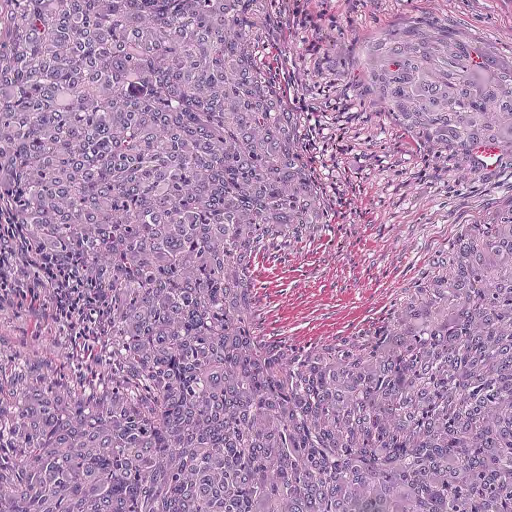
#> input picture yottixel/FEATURES/TEST_DATA/ABLATION_UCLA/QUERY_PATCHES/slide1/patch_26848_5184.png, 1024 x 1024 px (shown at 1/2 size); its folder holds only this picture in this run
$ python -i sample_patches.py   (imports and definitions only)
#> lines starting #> are read from the running program, lines starting #| are printed output that depends on the picture
import os.path as osp
from itertools import product
from random import shuffle

import numpy as np
import openslide
from scipy import ndimage
from skimage.filters import threshold_otsu
from skimage.morphology import dilation, star

BACKGROUND = 0
FOREGROUND = 1


# [70 lines left out: functions sample_patch_coors, get_just_gt_level, generate_background_mask, not called in this run]


# background segmentation algorithm
def threshold_segmentation(img):
    # calculate the overview level size and retrieve the image
    img_hsv = img.convert('HSV')
    img_hsv_np = np.array(img_hsv)

    # dilate image and then threshold the image
    schannel = img_hsv_np[:, :, 1]
    mask = np.zeros(schannel.shape)

    schannel = dilation(schannel, star(3))
    schannel = ndimage.gaussian_filter(schannel, sigma=(1, 1), order=0)
    threshold_global = threshold_otsu(schannel)

    mask[schannel > threshold_global] = FOREGROUND
    mask[schannel <= threshold_global] = BACKGROUND

    return mask


# [50 lines left out: functions is_bg, dense_patch_coors, not called in this run]

>>> import cv2
>>> picture = cv2.imread('../../../yottixel/FEATURES/TEST_DATA/ABLATION_UCLA/QUERY_PATCHES/slide1/patch_26848_5184.png', cv2.IMREAD_GRAYSCALE)
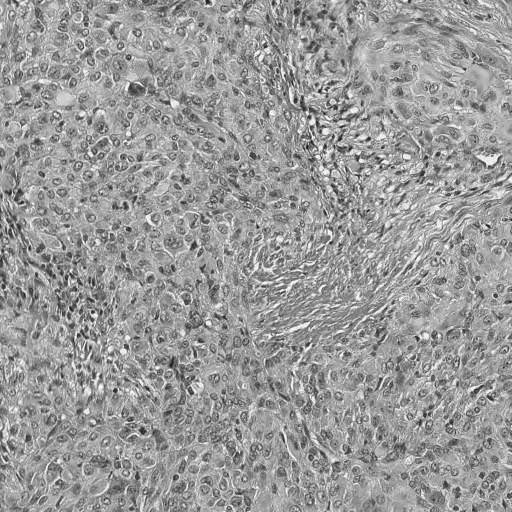
#> picture: shape (1024, 1024) (shown at 1/2 size); min 13, max 255, mean 154.1
#> (the run stopped early here; a loop or call above may not have finished)

$ run again, on yottixel/FEATURES/TEST_DATA/ABLATION_UCLA/QUERY_PATCHES/slide1/patch_46304_22592.png
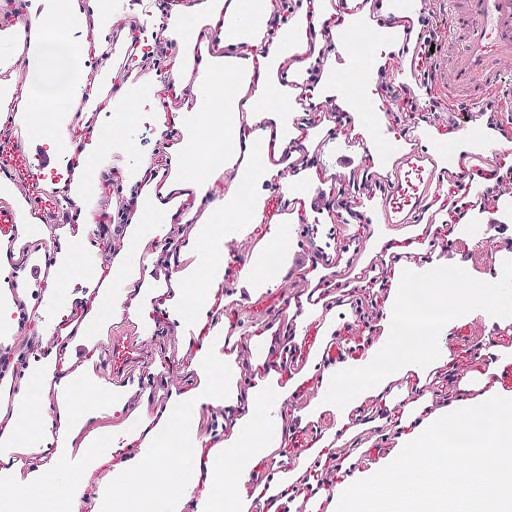
#> input picture yottixel/FEATURES/TEST_DATA/ABLATION_UCLA/QUERY_PATCHES/slide1/patch_46304_22592.png, 1024 x 1024 px (shown at 1/2 size)
#> `picture = cv2.imread('../../../yottixel/FEATURES/TEST_DATA/ABLATION_UC..`:
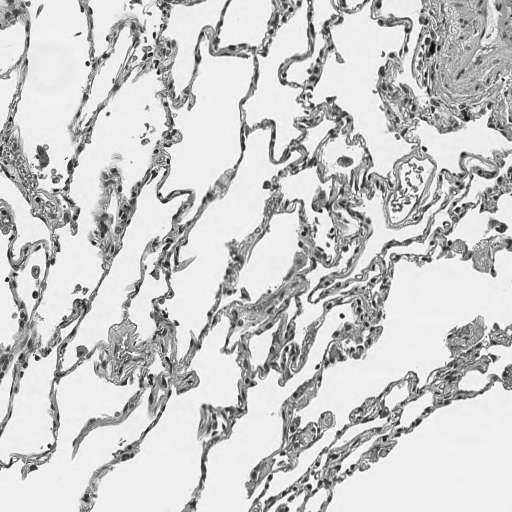
#> picture: shape (1024, 1024) (shown at 1/2 size); min 10, max 255, mean 202.4
